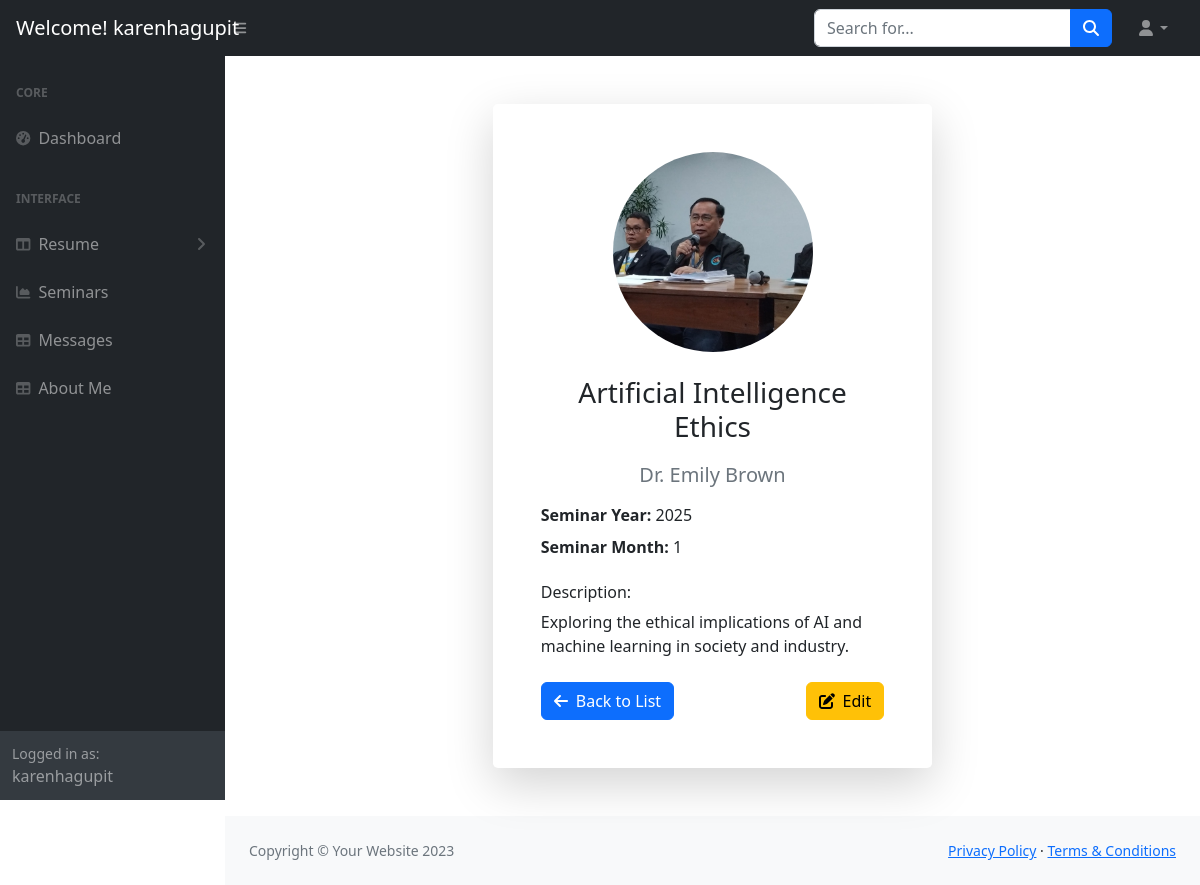
/dashboard/dashboard/view_seminar.php?id=5 (signed in), run on the app's committed database.
### tables this page shows
CREATE TABLE `seminars` (
  `id` int(11) NOT NULL,
  `seminar_name` varchar(255) NOT NULL,
  `conductor` varchar(100) NOT NULL,
  `seminar_year` int(11) NOT NULL,
  `seminar_month` int(11) NOT NULL,
  `description` text DEFAULT NULL,
  `picture_path` varchar(255) DEFAULT NULL
);

### dashboard/dashboard/view_seminar.php (the view, shortened to what this page needs)
<?php
$servername = "localhost";
$username = "root";
$password = "";
$dbname = "karensporfolio";
$conn = new mysqli($servername, $username, $password, $dbname);
$id = isset($_GET['id']) ? intval($_GET['id']) : 0;
$stmt = $conn->prepare("SELECT * FROM seminars WHERE id = ?");
$stmt->bind_param("i", $id);
if (!$stmt->execute()) {
    die("Error executing statement: " . $stmt->error);
}
$result = $stmt->get_result();
$seminars = $result->fetch_assoc();
$username = $_SESSION['user'];
?>
<!DOCTYPE html>
<html lang="en">
    <head>
        <link href="https://cdn.jsdelivr.net/npm/simple-datatables@7.1.2/dist/style.min.css" rel="stylesheet" />
        <link rel="stylesheet" href="https://maxcdn.bootstrapcdn.com/bootstrap/4.5.2/css/bootstrap.min.css">
        <link href="css/styles.css" rel="stylesheet" />
    </head>
    <body class="sb-nav-fixed">
        <nav class="sb-topnav navbar navbar-expand navbar-dark bg-dark">
            <a class="navbar-brand ps-3" href="index.html">Welcome! <?php echo htmlspecialchars($username); ?></h1></a>
            <button class="btn btn-link btn-sm order-1 order-lg-0 me-4 me-lg-0" id="sidebarToggle" href="#!"><i class="fas fa-bars"></i></button>
            <form class="d-none d-md-inline-block form-inline ms-auto me-0 me-md-3 my-2 my-md-0">
                <div class="input-group">
                    <input class="form-control" type="text" placeholder="Search for..." aria-label="Search for..." aria-describedby="btnNavbarSearch" />
                    <button class="btn btn-primary" id="btnNavbarSearch" type="button"><i class="fas fa-search"></i></button>
                </div>
            </form>
            <ul class="navbar-nav ms-auto ms-md-0 me-3 me-lg-4">
                <li class="nav-item dropdown">
                    <a class="nav-link dropdown-toggle" id="navbarDropdown" href="#" role="button" data-bs-toggle="dropdown" aria-expanded="false"><i class="fas fa-user fa-fw"></i></a>
                </li>
            </ul>
        </nav>
        <div id="layoutSidenav">
            <div id="layoutSidenav_nav">
                <nav class="sb-sidenav accordion sb-sidenav-dark" id="sidenavAccordion">
                    <div class="sb-sidenav-menu">
                        <div class="nav">
                            <div class="sb-sidenav-menu-heading">Core</div>
                            <a class="nav-link" href="dashboard.php">
                                <div class="sb-nav-link-icon"><i class="fas fa-tachometer-alt"></i></div>
                                Dashboard
                            </a>
                            <div class="sb-sidenav-menu-heading">Interface</div>
                            <a class="nav-link collapsed" href="#" data-bs-toggle="collapse" data-bs-target="#collapseLayouts" aria-expanded="false" aria-controls="collapseLayouts">
                                <div class="sb-nav-link-icon"><i class="fas fa-columns"></i></div>
                                Resume
                                <div class="sb-sidenav-collapse-arrow"><i class="fas fa-angle-down"></i></div>
                            </a>
                            <a class="nav-link" href="dash_seminar.php">
                                <div class="sb-nav-link-icon"><i class="fas fa-chart-area"></i></div>
                                Seminars
                            </a>
                            <a class="nav-link" href="message.php">
                                <div class="sb-nav-link-icon"><i class="fas fa-table"></i></div>
                                Messages
                            </a>
                            <a class="nav-link" href="dash_about.php">
                                <div class="sb-nav-link-icon"><i class="fas fa-table"></i></div>
                                About Me
                            </a>
                        </div>
                    </div>
                    <div class="sb-sidenav-footer">
                        <div class="small">Logged in as:</div>
                        <?php echo htmlspecialchars($username); ?>
                    </div>
                </nav>
            </div>
            <div id="layoutSidenav_content">
                <main>
                    <div class="container-fluid px-4">
                        <div class="container my-5">
    <div class="row justify-content-center">
        <div class="col-md-8 col-lg-6">
            <div class="card shadow-lg border-0 rounded-lg">
                <div class="card-body p-5">
                    <?php if (!empty($seminars['picture_path'])): ?>
                        <?php
                        $imagePath = $seminars['picture_path'];
                        ?>
                        <div class="text-center mb-4">
                            <img src="<?php echo htmlspecialchars($imagePath); ?>"
                                 class="img-fluid rounded-circle"
                                 alt="Seminar Picture"
                                 style="width: 200px; height: 200px; object-fit: cover;">
                        </div>
                    <?php endif; ?>
                    <h3 class="card-title text-center mb-4"><?php echo htmlspecialchars($seminars['seminar_name']); ?></h3>
                    <h5 class="card-subtitle mb-3 text-muted text-center"><?php echo htmlspecialchars($seminars['conductor']); ?></h5>
                    <div class="mb-4">
                        <p class="mb-2"><strong>Seminar Year:</strong> <?php echo htmlspecialchars($seminars['seminar_year']); ?></p>
                        <p class="mb-2"><strong>Seminar Month:</strong> <?php echo htmlspecialchars($seminars['seminar_month']); ?></p>
                    </div>
                    <div class="mb-4">
                        <h6 class="mb-2">Description:</h6>
                        <p class="card-text"><?php echo nl2br(htmlspecialchars($seminars['description'])); ?></p>
                    </div>
                    <div class="d-flex justify-content-between">
                        <a href="dash_seminar.php" class="btn btn-primary">
                            <i class="fas fa-arrow-left me-2"></i>Back to List
                        </a>
                        <a href="edit_seminar.php?id=<?php echo $seminars['id']; ?>" class="btn btn-warning">
                            <i class="fas fa-edit me-2"></i>Edit
                        </a>
                    </div>
                </div>
            </div>
        </div>
    </div>
</div>
                    </main>
                <footer class="py-4 bg-light mt-auto">
                    <div class="container-fluid px-4">
                        <div class="d-flex align-items-center justify-content-between small">
                            <div class="text-muted">Copyright &copy; Your Website 2023</div>
                            <div>
                                <a href="#">Privacy Policy</a>
                                &middot;
                                <a href="#">Terms &amp; Conditions</a>
                            </div>
                        </div>
                    </div>
                </footer>
            </div>
        </div>
    </body>
</html>

### dashboard/dashboard/view_seminar.php (style rules this page uses)
.card { transition: transform 0.3s; }
.btn { transition: all 0.3s; }

### data on the page
seminars: picture_path (picture), seminar_name "Artificial Intelligence Ethics", conductor "Dr. Emily Brown", seminar_year "2025", seminar_month "1", description "Exploring the ethical implications of AI and machine learning in society and industry."

### other printed values
$username "karenhagupit"
